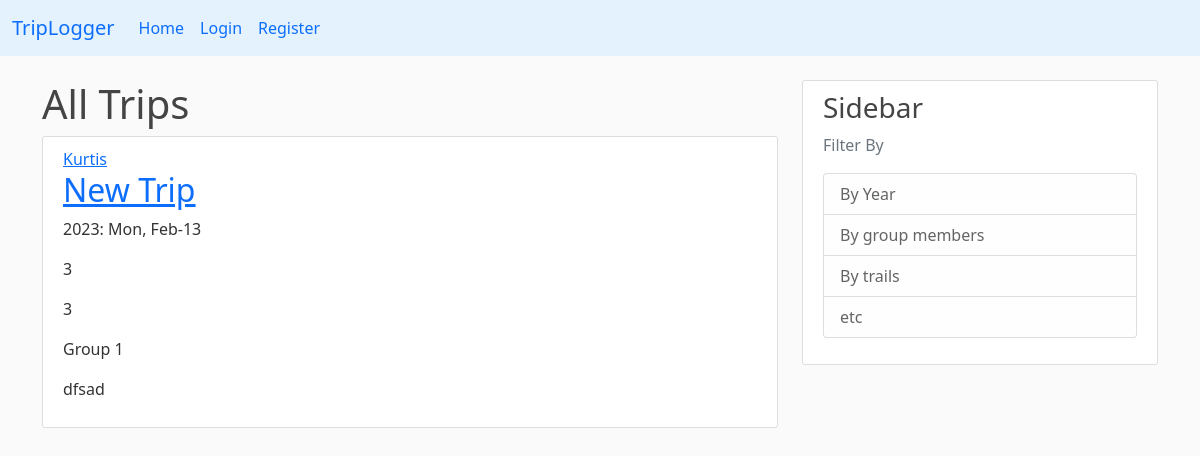
Page /home on the earlier database version.
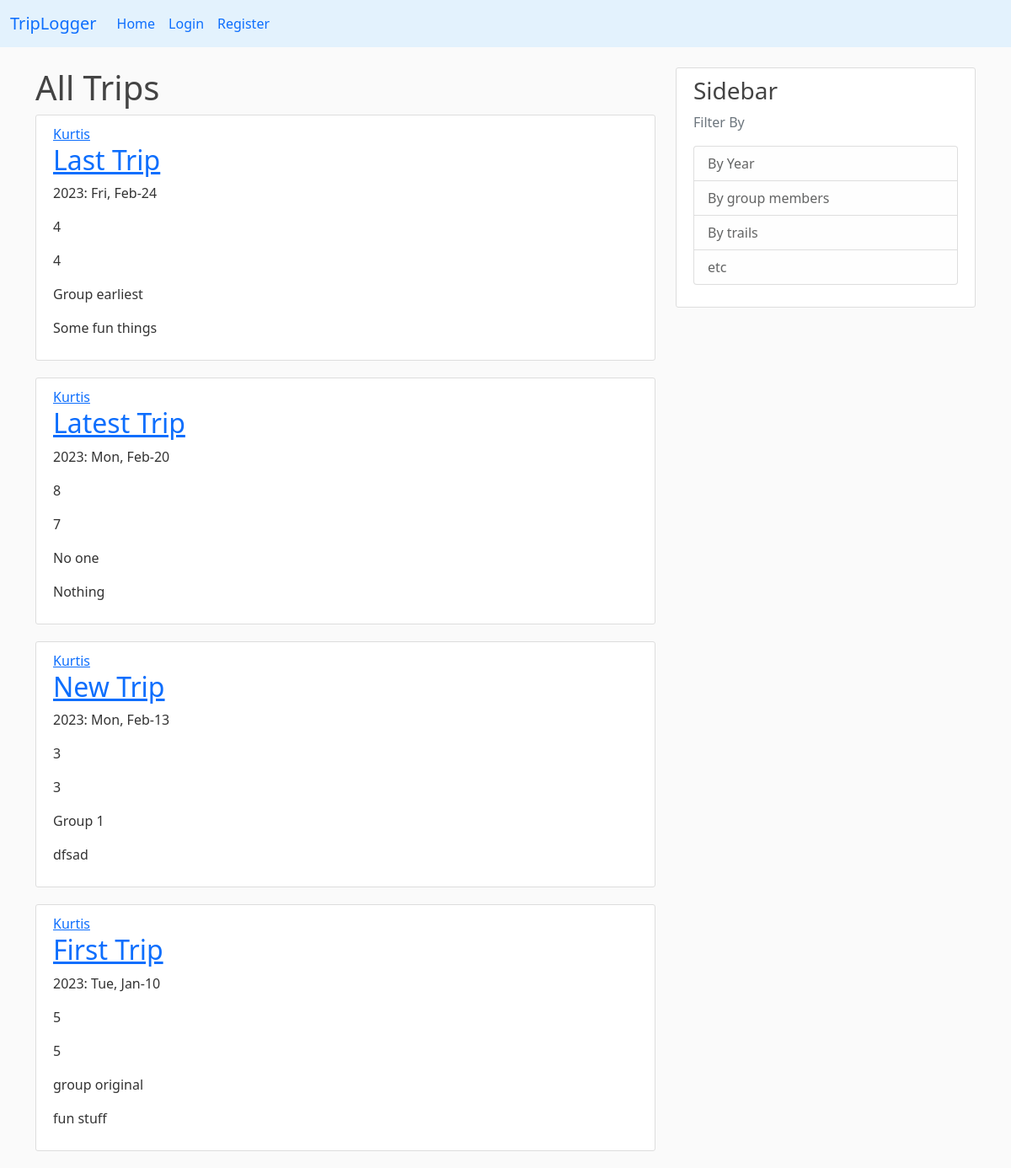
Same page on the later database version.
### triplog/models.py (models this page shows, shortened)
class Trip(db.Model):
    id = db.Column(db.Integer, primary_key=True)
    title = db.Column(db.String(100), nullable=False)
    trip_date = db.Column(db.DateTime, nullable=False)
    trip_group = db.Column(db.Text, nullable=False)
    difficulty = db.Column(db.Integer, nullable=False)
    fun_rating = db.Column(db.Integer, nullable=False)
    highlights = db.Column(db.Text)
    image_trip = db.Column(db.String(20), nullable=False,
                           default='scene.jpg')
    user_id = db.Column(db.Integer, db.ForeignKey('user.id'), nullable=False)

class User(db.Model, UserMixin):
    id = db.Column(db.Integer, primary_key=True)
    username = db.Column(db.String(20), unique=True, nullable=False)
    email = db.Column(db.String(120), unique=True, nullable=False)
    image_file = db.Column(db.String(20), nullable=False,
                           default='default.jpg')
    password = db.Column(db.String(60), nullable=False)
    trips = db.relationship('Trip', backref='author', lazy=True)

### triplog/main/routes.py (the view)
@main.route("/home")
def home():
    trips = Trip.query.order_by(Trip.trip_date.desc())
    return render_template('home.html', trips=trips)

### triplog/templates/home.html
{% extends "layout.html" %}
{% block content %}
<h1>All Trips</h1>
{% for trip in trips %}
<article class="media content-section">
    <div class="media-body">
        <div class="article-metadata">
            <a class="mr-2" href="#">{{ trip.author.username }}</a>
        </div>
        <h2><a class="article-title" href="{{ url_for('trips.trip', trip_id=trip.id) }}">{{ trip.title }}</a></h2>
        <p class="article-content">{{ trip.trip_date.strftime('%Y: %a, %b-%d') }}</p>
        <p class="article-content">{{ trip.difficulty }}</p>
        <p class="article-content">{{ trip.fun_rating }}</p>
        <p class="article-content">{{ trip.trip_group }}</p>
        <p class="article-content">{{ trip.highlights }}</p>
    </div>
</article>
{% endfor %}
{% endblock content %}

### triplog/templates/layout.html (shortened to what this page needs)
<!DOCTYPE html>
<html lang="en">
<head>
    <link href="https://cdn.jsdelivr.net/npm/bootstrap@5.0.2/dist/css/bootstrap.min.css" rel="stylesheet"
>
    <link rel="stylesheet" type="text/css" href="{{ url_for('static', filename='main.css') }}">
</head>
<body>
    <header>
        <nav class="navbar navbar-expand-lg bg-body-tertiary fixed-top" style="background-color: #e3f2fd;">
            <div class="container-fluid">
                <a class="navbar-brand" href="{{url_for('main.home')}}">TripLogger</a>
                <div class="collapse navbar-collapse" id="navbarToggle">
                    <div class="navbar-nav mr-auto">
                        <a class="nav-item nav-link" href="{{url_for('main.home')}}">Home</a>
                    </div>
                    <div class="navbar-nav">
                        {% if current_user.is_authenticated %}
                            <a class="nav-item nav-link" href="{{url_for('users.logout')}}">Logout</a>
                            <a class="nav-item nav-link" href="{{url_for('users.account')}}">Account</a>
                            <a class="nav-item nav-link" href="{{url_for('trips.new_trip')}}">+ Add Trip</a>
                        {% else %}
                            <a class="nav-item nav-link" href="{{url_for('users.login')}}">Login</a>
                            <a class="nav-item nav-link" href="{{url_for('users.register')}}">Register</a>
                        {% endif %}
                    </div>
                </div>
            </div>
        </nav>
    </header>
    <main role="main" class="container">
        <div class="row">
            <div class="col-md-8">
                {% block content %}{% endblock %}
            </div>
            <div class="col-md-4">
                <div class="content-section">
                    <h3>Sidebar</h3>
                    <p class='text-muted'>Filter By
                    <ul class="list-group">
                        <li class="list-group-item list-group-item-light">By Year</li>
                        <li class="list-group-item list-group-item-light">By group members</li>
                        <li class="list-group-item list-group-item-light">By trails</li>
                        <li class="list-group-item list-group-item-light">etc</li>
                    </ul>
                    </p>
                </div>
            </div>
        </div>
    </main>
</body>
</html>

### triplog/static/main.css (style rules this page uses)
body { background: #fafafa; color: #333333; margin-top: 5rem; }
h1, h2, h3, h4, h5, h6 { color: #444444; }
.content-section { background: #ffffff; padding: 10px 20px; border: 1px solid #dddddd; border-radius: 3px; margin-bottom: 20px; }

Differences in the rows shown:
added Trip: author.username "Kurtis", title "Last Trip", trip_date "2023: Fri, Feb-24", difficulty "4", fun_rating "4", trip_group "Group earliest", highlights "Some fun things"
added Trip: author.username "Kurtis", title "Latest Trip", trip_date "2023: Mon, Feb-20", difficulty "8", fun_rating "7", trip_group "No one", highlights "Nothing"
added Trip: author.username "Kurtis", title "First Trip", trip_date "2023: Tue, Jan-10", difficulty "5", fun_rating "5", trip_group "group original", highlights "fun stuff"
